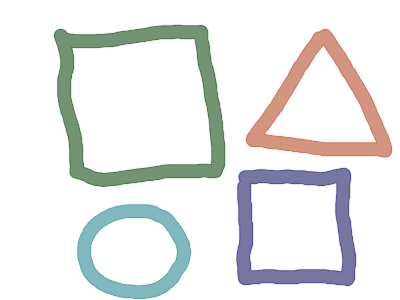
//> input picture shapes.png, 400 x 300 px
$ ./main   (built with g++ and OpenCV 4)
//> lines starting //> are read from the running program, lines starting //| are printed output that depends on the picture; after the words box and inside, x2 and y2 are one past the last pixel; in counts of white or black regions, pixels touching at a corner belong together
/**
 * Simple shape detector program.
 * It loads an image and tries to find simple shapes (rectangle, triangle, circle, etc) in it.
 * This program is a modified version of `squares.cpp` found in the OpenCV sample dir.
 */
#include <opencv2/highgui/highgui.hpp>
#include <opencv2/imgproc/imgproc.hpp>
#include <cmath>
#include <iostream>

using namespace std;
using namespace cv;


/**
 * Helper function to find a cosine of angle between vectors
 * from pt0->pt1 and pt0->pt2
 */
static double angle(Point pt1, Point pt2, Point pt0)
{
    double dx1 = pt1.x - pt0.x;
    double dy1 = pt1.y - pt0.y;
    double dx2 = pt2.x - pt0.x;
    double dy2 = pt2.y - pt0.y;
    return (dx1*dx2 + dy1*dy2)/sqrt((dx1*dx1 + dy1*dy1)*(dx2*dx2 + dy2*dy2) + 1e-10);
}

/**
 * Helper function to display text in the center of a contour
 */
void setLabel(Mat& im, const string label, vector<Point>& contour)
{
    int fontface = FONT_HERSHEY_SIMPLEX;
    double scale = 0.4;
    int thickness = 1;
    int baseline = 0;

    Size text = getTextSize(label, fontface, scale, thickness, &baseline);
    Rect r = boundingRect(contour);

    Point pt(r.x + ((r.width - text.width) / 2), r.y + ((r.height + text.height) / 2));
    rectangle(im, pt + Point(0, baseline), pt + Point(text.width, -text.height), CV_RGB(255,255,255), CV_FILLED);
    putText(im, label, pt, fontface, scale, CV_RGB(0,0,0), thickness, 8);
}

int main()
{
    Mat src = imread("shapes.png");
//> src is the input picture: 300 rows x 400 cols, CV_8UC3; mean B, G, R 232.6, 233.5, 232.3
    if (src.empty())
        return -1;

    // Convert to grayscale
    Mat gray;
    cvtColor(src, gray, CV_BGR2GRAY);
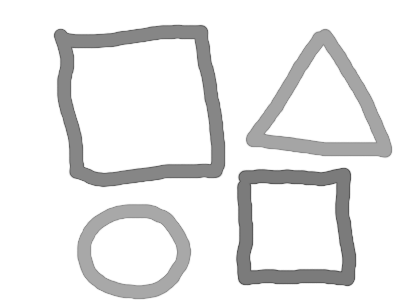
//> gray: 300 rows x 400 cols, CV_8UC1; min 86, max 255, mean 233.1

    // Use Canny instead of threshold to catch squares with gradient shading
    Mat bw;
    Canny(gray, bw, 0, 150);
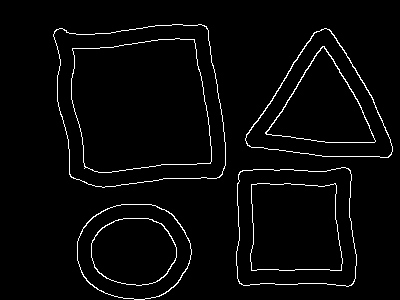
//> bw: 300 rows x 400 cols, CV_8UC1; 2.9% white in thin lines or dots, all inside (x1, y1, x2, y2) = (53, 24, 393, 300)

    // Find contours
    vector<vector<Point> > contours;
    findContours(bw.clone(), contours, CV_RETR_EXTERNAL, CV_CHAIN_APPROX_SIMPLE);
//> contours = 4 contours; box (x1, y1, x2, y2) and area: (53, 24, 226, 188) 23795, (236, 167, 357, 287) 13080, (245, 28, 393, 158) 11088, (77, 204, 192, 300) 8654

    vector<Point> approx;
    Mat dst = src.clone();

    for (auto &contour : contours) {
        // Approximate contour with accuracy proportional
        // to the contour perimeter
        approxPolyDP(Mat(contour), approx, arcLength(Mat(contour), true)*0.04, true);

        // Skip small or non-convex objects
        if (fabs(contourArea(contour)) < 50 || !isContourConvex(approx))
            continue;

        cout<<approx.size()<<endl;

        if (approx.size() == 3)
        {
            setLabel(dst, "TRI", contour);    // Triangles
        }
        else if (approx.size() >= 4 && approx.size() <= 6)
        {
            // Number of vertices of polygonal curve
            int vtc = approx.size();

            // Get the cosines of all corners
            vector<double> cos;
            for (int j = 2; j < vtc+1; j++)
                cos.push_back(angle(approx[j%vtc], approx[j-2], approx[j-1]));

            // Sort ascending the cosine values
            sort(cos.begin(), cos.end());

            // Get the lowest and the highest cosine
            double mincos = cos.front();
            double maxcos = cos.back();

            // Use the degrees obtained above and the number of vertices
            // to determine the shape of the contour
            if (vtc == 4 && mincos >= -0.1 && maxcos <= 0.3)
                setLabel(dst, "RECT", contour);
            else if (vtc == 5 && mincos >= -0.34 && maxcos <= -0.27)
                setLabel(dst, "PENTA", contour);
            else if (vtc == 6 && mincos >= -0.55 && maxcos <= -0.45)
                setLabel(dst, "HEXA", contour);
        }
        else
        {
            // Detect and label circles
            double area = contourArea(contour);
            Rect r = boundingRect(contour);
            int radius = r.width / 2;

            if (abs(1 - ((double)r.width / r.height)) <= 0.2 &&
                abs(1 - (area / (CV_PI * pow(radius, 2)))) <= 0.2)
                setLabel(dst, "CIR", contour);
        }
    }
//> this loop made 4 passes
//> (area, radius, text in setLabel, r in setLabel, pt in setLabel) on pass 1: (8654.5, 57, Size(21, 9), Rect(77, 204, 115, 96), Point(124, 256))
//> (approx, vtc, text in setLabel, r in setLabel, pt in setLabel) on pass 4: (4 Points (x, y): [206, 26], [54, 31], [71, 177], [222, 174], 4, Size(32, 9), Rect(53, 24, 173, 164), Point(123, 110))
//| 7
//| 4
//| 3
//| 4
//> pass 2, in setLabel (call 2), `putText(im, label, pt, fontface, scale, CV_RGB(0,0,0), thickness, 8);`:
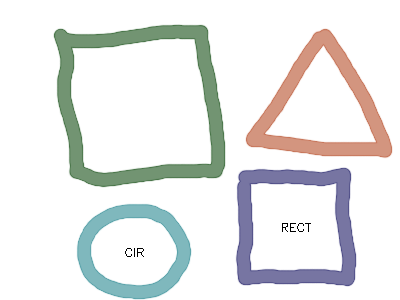
//> im: 300 rows x 400 cols, CV_8UC3; mean B, G, R 232.3, 233.3, 232
//> after the loop:
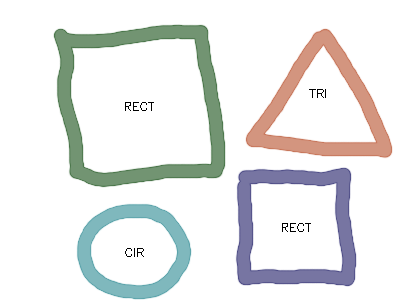
//> dst: 300 rows x 400 cols, CV_8UC3; 0.22% of pixels changed, all inside (x1, y1, x2, y2) = (125, 89, 326, 257)

    for(int i=0;i<contours.size();i++){
        drawContours(dst, contours, i, CV_RGB(0,0,0), 3);
    }
//> this loop made 4 passes
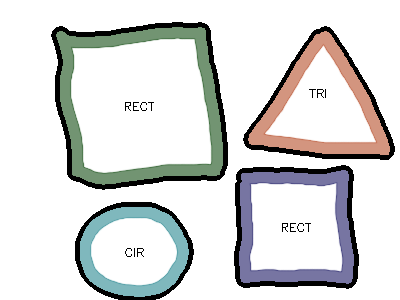
//> dst: 300 rows x 400 cols, CV_8UC3; 7.24% of pixels changed, all inside (x1, y1, x2, y2) = (51, 22, 395, 300)

    imshow("src", src);
    imshow("dst", dst);
    waitKey(0);
    return 0;
}
